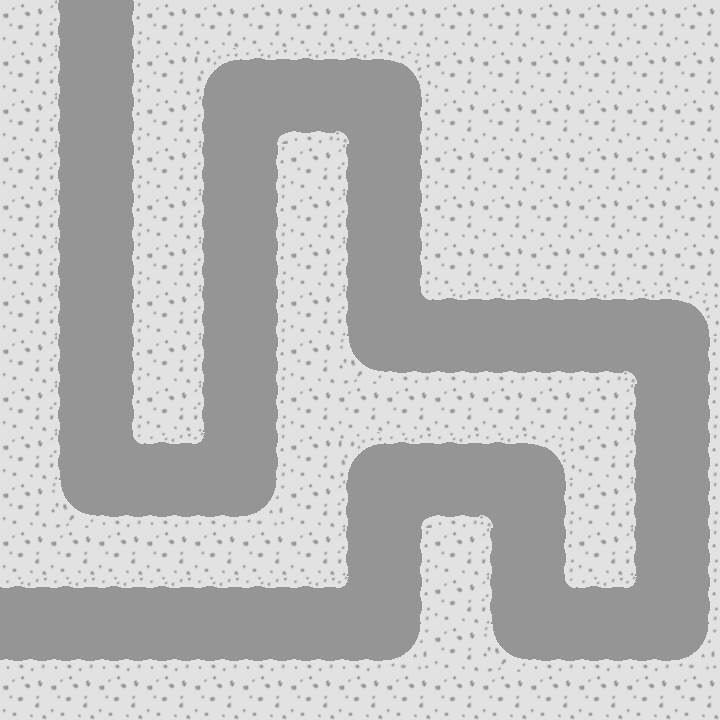

A 2D game scene composited from a Tiled map and its tileset images. What follows is a short description and the map's XML, with every tile layer's data as written:
An orthogonal 15x15 tile map with 48x48 px tiles, 1 tile layer (tilemap) and 1 object.

<map version="1.8" tiledversion="1.8.0" orientation="orthogonal" renderorder="right-down" width="15" height="15" tilewidth="48" tileheight="48" infinite="0" nextlayerid="4" nextobjectid="2">
 <tileset firstgid="1" source="TD tileset.tsx" />
 <objectgroup id="2" name="waypoints">
  <object id="1" x="0" y="0">
   <polyline points="97.29,-0.2354 95.678,47.724 96.966,98.118 96.882,239.006 96.9785,383.846 96.1,479.978 240.224,480.037 240.834,97.851 385.029,99.047 384.028,336.083 672.128,335.947 672.095,623.988 527.884,624.03 528.001,480.038 383.978,480.048 384.031,623.969 -59.2385,623.619" />
  </object>
 </objectgroup>
 <layer id="1" name="tilemap" width="15" height="15">
  <data encoding="csv">
7,8,6,7,7,7,7,7,7,7,7,7,7,7,7,
7,8,6,7,4,12,12,12,5,7,7,7,7,7,7,
7,8,6,7,8,1,2,3,6,7,7,7,7,7,7,
7,8,6,7,8,6,7,8,6,7,7,7,7,7,7,
7,8,6,7,8,6,7,8,6,7,7,7,7,7,7,
7,8,6,7,8,6,7,8,6,7,7,7,7,7,7,
7,8,6,7,8,6,7,8,11,12,12,12,12,12,5,
7,8,6,7,8,6,7,9,2,2,2,2,2,3,6,
7,8,6,7,8,6,7,7,7,7,7,7,7,8,6,
7,8,11,12,13,6,7,4,12,12,12,5,7,8,6,
7,9,2,2,2,10,7,8,1,2,3,6,7,8,6,
7,7,7,7,7,7,7,8,6,7,8,6,7,8,6,
12,12,12,12,12,12,12,13,6,7,8,11,12,13,6,
2,2,2,2,2,2,2,2,10,7,9,2,2,2,10,
7,7,7,7,7,7,7,7,7,7,7,7,7,7,7
</data>
 </layer>
</map>
